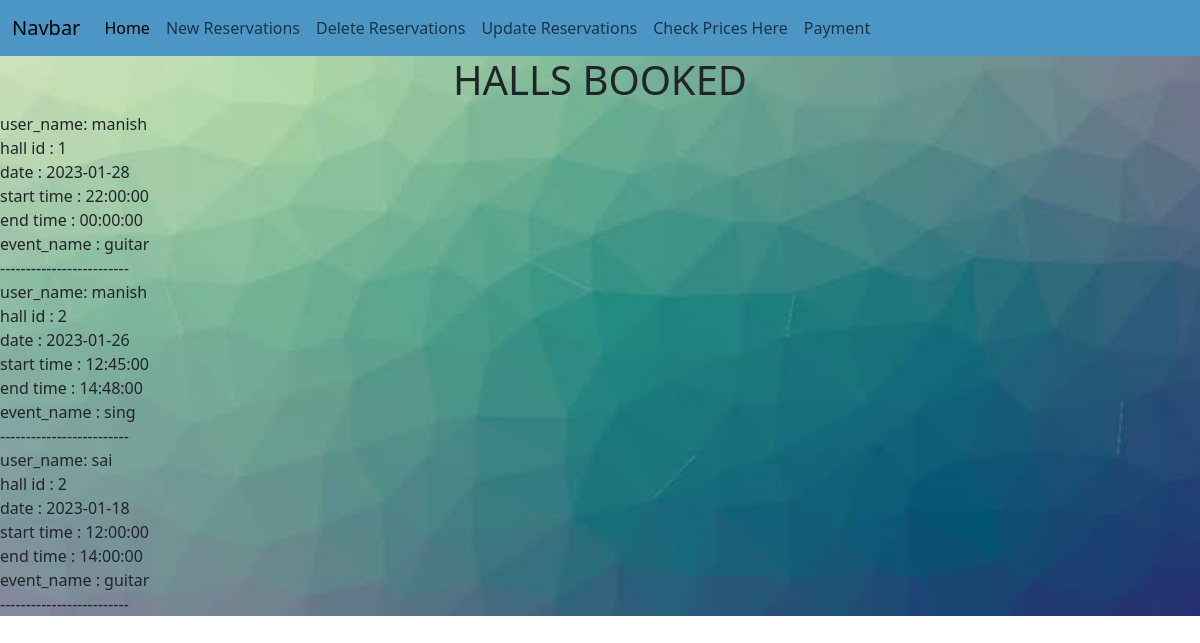
Page /new.php on the committed database.
### tables this page shows
CREATE TABLE `event_happening` (
  `user_name` varchar(30) NOT NULL,
  `hid` int(3) NOT NULL,
  `event_name` varchar(30) DEFAULT NULL
);

CREATE TABLE `timings` (
  `user_name` varchar(30) NOT NULL,
  `hid` int(3) NOT NULL,
  `edate` date DEFAULT NULL,
  `start_time` time DEFAULT NULL,
  `end_time` time DEFAULT NULL
);

### new.php (the view, shortened to what this page needs)
<!DOCTYPE html>
<html lang="en">
<head>
    <link href="https://cdn.jsdelivr.net/npm/bootstrap@5.3.0-alpha1/dist/css/bootstrap.min.css" rel="stylesheet">
</head>
<body>
  <div class="navig">
<nav class="navbar navbar-expand-lg ">
  <div class="container-fluid">
    <a class="navbar-brand" href="#">Navbar</a>
    <div class="collapse navbar-collapse" id="navbarNavAltMarkup">
      <div class="navbar-nav">
        <a class="nav-link active" aria-current="page" href="index.html">Home</a>
        <a class="nav-link" href="reserve.php">New Reservations </a>
        <a class="nav-link" href="delete.html">Delete Reservations </a>
        <a class="nav-link" href="update.html">Update Reservations</a>
        <a class="nav-link" href="prices.php">Check Prices Here </a>
        <a class="nav-link" href="payment.html">Payment </a>
      </div>
      </div>
    </div>
  </div>
    <h1><center>HALLS BOOKED</center></h1>
    <div class="items">
    <?php
$host = "localhost";
$user = "root";
$password = "";
$dbname = "auditorium";
$conn = mysqli_connect($host, $user, $password, $dbname);
$sql = "select e.user_name,e.hid,e.event_name,t.edate,t.start_time ,t.end_time from event_happening e,timings t WHERE e.user_name=t.user_name and e.hid=t.hid;";
$result = mysqli_query($conn, $sql);
if (mysqli_num_rows($result) > 0) {
    while($row = mysqli_fetch_assoc($result)) {
        echo "user_name: " . $row["user_name"]."<br>";
        echo "hall id     :  ",$row['hid'] . "<br>";
        echo "date  :  " ,$row['edate'] . "<br>";
        echo "start time  :  " ,$row['start_time'] . "<br>";
        echo "end time    :  " ,$row['end_time'] . "<br>";
        echo "event_name  :  ",$row['event_name'] . "<br>";
        echo "-------------------------"."<br>";
}
} else {
    echo "No results found.";
}
?>
</div>
</body>
</html>

### new.php (style rules this page uses)
body { background-image:url("images/back.jpeg"); background-size: cover; background-repeat: no-repeat; }
.navbar { background-color:#4b96c5; }
.items { display:flex; ; }

### rows in the picture
event_happening: user_name "manish", hid "1", timings.edate "2023-01-28", timings.start_time "22:00:00", timings.end_time "00:00:00", event_name "guitar"
event_happening: user_name "manish", hid "2", timings.edate "2023-01-26", timings.start_time "12:45:00", timings.end_time "14:48:00", event_name "sing"
event_happening: user_name "sai", hid "2", timings.edate "2023-01-18", timings.start_time "12:00:00", timings.end_time "14:00:00", event_name "guitar"
